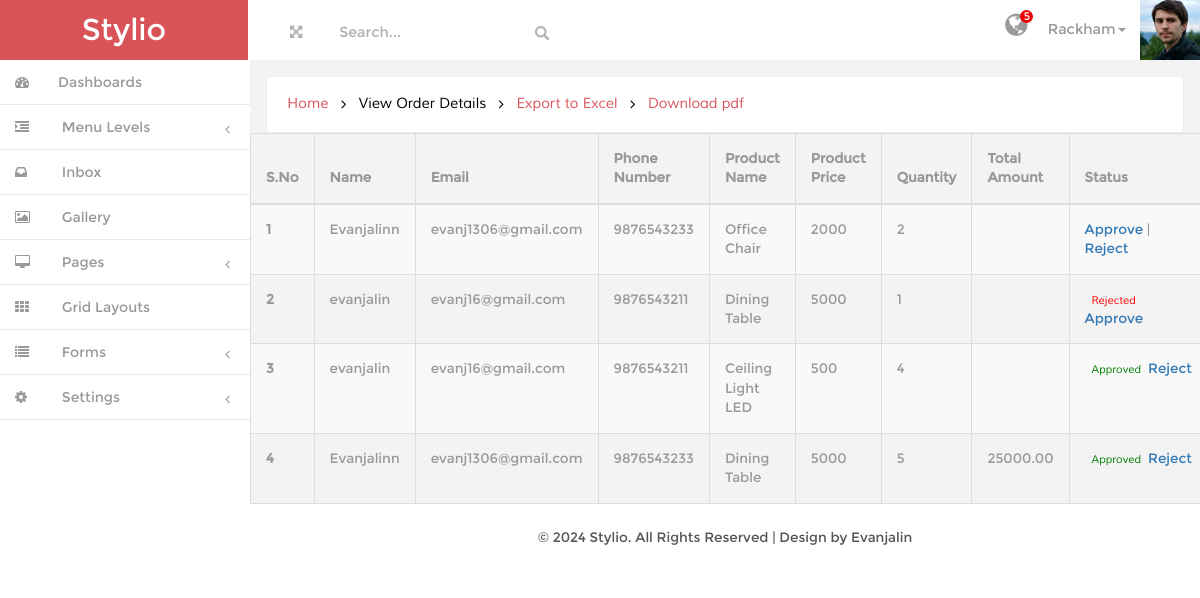
Page /admin/join.php on the committed database.
### tables this page shows
CREATE TABLE `order` (
  `id` int(200) NOT NULL,
  `name` varchar(250) NOT NULL,
  `category` varchar(250) NOT NULL,
  `subcategory` varchar(250) NOT NULL,
  `price` varchar(250) NOT NULL,
  `Quantity` int(100) NOT NULL,
  `Total_amount` varchar(200) NOT NULL,
  `userid` int(200) NOT NULL,
  `user_id` int(11) DEFAULT NULL,
  `status` int(200) NOT NULL
);

CREATE TABLE `register` (
  `id` int(200) NOT NULL,
  `Name` varchar(250) NOT NULL,
  `email` varchar(250) NOT NULL,
  `password` varchar(250) NOT NULL,
  `phone` varchar(250) NOT NULL,
  `address` varchar(250) NOT NULL,
  `state` varchar(250) NOT NULL,
  `country` varchar(250) NOT NULL
);

### admin/join.php (the view, shortened to what this page needs)
<!DOCTYPE HTML>
<html>
<head>
<link href="css/bootstrap.min.css" rel='stylesheet' type='text/css' />
<link href="css/style.css" rel='stylesheet' type='text/css' />
<link href="css/font-awesome.css" rel="stylesheet">
<link href="css/custom.css" rel="stylesheet">
</head>
<body>
<div id="wrapper">
        <nav class="navbar-default navbar-static-top" role="navigation">
             <div class="navbar-header">
               <h1> <a class="navbar-brand" href="index.html">Stylio</a></h1>
			   </div>
			 <div class=" border-bottom">
        	<div class="full-left">
        	  <section class="full-top">
				<button id="toggle"><i class="fa fa-arrows-alt"></i></button>
			</section>
			<form class=" navbar-left-right">
              <input type="text"  value="Search..." onfocus="this.value = '';" onblur="if (this.value == '') {this.value = 'Search...';}">
              <input type="submit" value="" class="fa fa-search">
            </form>
            <div class="clearfix"> </div>
           </div>
		    <div class="drop-men" >
		        <ul class=" nav_1">
		    		<li class="dropdown at-drop">
		              <a href="#" class="dropdown-toggle dropdown-at " data-toggle="dropdown"><i class="fa fa-globe"></i> <span class="number">5</span></a>
		            </li>
					<li class="dropdown">
		              <a href="#" class="dropdown-toggle dropdown-at" data-toggle="dropdown"><span class=" name-caret">Rackham<i class="caret"></i></span><img src="images/wo.jpg"></a>
		            </li>
		        </ul>
		     </div>
			<div class="clearfix">
     </div>
		    <div class="navbar-default sidebar" role="navigation">
                <div class="sidebar-nav navbar-collapse">
                <ul class="nav" id="side-menu">
                    <li>
                        <a href="dashboard.php" class=" hvr-bounce-to-right"><i class="fa fa-dashboard nav_icon "></i><span class="nav-label">Dashboards</span> </a>
                    </li>
                    <li>
                        <a href="#" class=" hvr-bounce-to-right"><i class="fa fa-indent nav_icon"></i> <span class="nav-label">Menu Levels</span><span class="fa arrow"></span></a>
                    </li>
					 <li>
                        <a href="inbox.html" class=" hvr-bounce-to-right"><i class="fa fa-inbox nav_icon"></i> <span class="nav-label">Inbox</span> </a>
                    </li>
                    <li>
                        <a href="gallery.html" class=" hvr-bounce-to-right"><i class="fa fa-picture-o nav_icon"></i> <span class="nav-label">Gallery</span> </a>
                    </li>
                     <li>
                        <a href="#" class=" hvr-bounce-to-right"><i class="fa fa-desktop nav_icon"></i> <span class="nav-label">Pages</span><span class="fa arrow"></span></a>
                    </li>
                     <li>
                        <a href="layout.html" class=" hvr-bounce-to-right"><i class="fa fa-th nav_icon"></i> <span class="nav-label">Grid Layouts</span> </a>
                    </li>
                    <li>
                        <a href="#" class=" hvr-bounce-to-right"><i class="fa fa-list nav_icon"></i> <span class="nav-label">Forms</span><span class="fa arrow"></span></a>
                    </li>
                    <li>
                        <a href="#" class=" hvr-bounce-to-right"><i class="fa fa-cog nav_icon"></i> <span class="nav-label">Settings</span><span class="fa arrow"></span></a>
                    </li>
                </ul>
            </div>
			</div>
        </nav>
        <div id="page-wrapper" class="gray-bg dashbard-1">
       <div class="content-main">
		    <div class="banner">
				<h2>
				<a href="index.html">Home</a>
				<i class="fa fa-angle-right"></i>
				<span>View Order Details</span>
        <i class="fa fa-angle-right"></i>
        <a href="export.php?export=true">Export to Excel</a>
        <i class="fa fa-angle-right"></i>
        <a href="pdf.php?export=true">Download pdf</a>
				</h2>
		    </div>
        <?php
        require("connection.php");
        $res=$con->query("Select * from register join `order` on register.id=order.user_id");
        $count=$res->num_rows;
        ?>
<div class="table-responsive">
  <table class="table table-striped table-bordered">
    <thead class="thead-dark">
      <tr>
        <th scope="col">S.No</th>
        <th scope="col">Name</th>
        <th scope="col">Email</th>
        <th scope="col">Phone Number</th>
        <th scope="col">Product Name</th>
        <th scope="col">Product Price</th>
        <th scope="col">Quantity</th>
        <th scope="col">Total Amount</th>
       <th scope="col" >Status</th>
      </tr>
    </thead>
    <?php if ($count > 0): ?>
      <tbody>
        <?php $s = 1; while ($row = $res->fetch_assoc()): ?>
          <tr>
            <th scope="row"><?php echo $s++; ?></th>
            <td><?php echo htmlspecialchars($row["Name"]); ?></td>
            <td><?php echo htmlspecialchars($row["email"]); ?></td>
           <td><?php echo htmlspecialchars($row["phone"]); ?></td>
           <td><?php echo htmlspecialchars($row["name"]); ?></td>
           <td><?php echo htmlspecialchars($row["price"]); ?></td>
           <td><?php echo htmlspecialchars($row["Quantity"]); ?></td>
           <td><?php echo htmlspecialchars($row["Total_amount"]); ?></td>
<td> <?php
                if ($row["status"] == 1) {
                  echo "<span style='color: green;'>Approved</span>";
                  echo "<a href='reject.php?del=" . htmlspecialchars($row['id']) . "'>Reject</a>";
                } elseif ($row["status"] == 2) {
                  echo "<span style='color: red;'>Rejected</span>";
                   echo "
                    <a href='approve.php?del=" . htmlspecialchars($row['id']) . "'>Approve</a> ";
                } else {
                  echo "
                    <a href='approve.php?del=" . htmlspecialchars($row['id']) . "'>Approve</a> |
                    <a href='reject.php?del=" . htmlspecialchars($row['id']) . "'>Reject</a>
                  ";
                }
              ?></td>
          </tr>
        <?php endwhile; ?>
      </tbody>
    <?php endif; ?>
  </table>
</div>
<div class="copy">
            <p> &copy; 2024 Stylio. All Rights Reserved | Design by Evanjalin </p>
	    </div>
		</div>
       </div>
     </div>
</body>
</html>

### admin/css/style.css (style rules this page uses)
h4, h5, h6, h1, h2, h3 { margin: 0; }
ul, ol { margin: 0;padding: 0; }
p { margin: 0; }
html, body { font-family:'Montserrat-Regular'; font-size: 100%; background:#F3F3F4; overflow-x: hidden; }
body a { transition:0.5s all; -webkit-transition:0.5s all; -moz-transition:0.5s all; -o-transition:0.5s all; -ms-transition:0.5s all; }
div#wrapper { background-color: #fff; }
.navbar-default.sidebar { background-color: #fff; }
h1 a.navbar-brand { color: #fff !important; font-size: 30px; font-weight: 500; padding: 20px 0px; background: #d95459; text-align: center; width:248px; height: 60px; }
i.nav_icon { color: #fff; margin-right:6px; }
.sidebar ul li a { color: #999; font-size:14px; }
.hvr-bounce-to-right { display: inline-block; vertical-align: middle; -webkit-transform: translateZ(0); transform: translateZ(0); box-shadow: 0 0 1px rgba(0, 0, 0, 0); -webkit-backface-visibility: hidden; backface-visibility: hidden; -moz-osx-font-smoothing: grayscale; position: relative; -webkit-transition-property: color; transition-property: color; -webkit-transition-duration: 0.5s; transition-duration: 0.5s; }
.hvr-bounce-to-right:before { content: ""; position: absolute; z-index: -1; top: 0; left: 0; right: 80%; bottom: 0; background:#7f8c8d; -webkit-transform: scaleX(0); transform: scaleX(0); -webkit-transform-origin: 0 50%; transform-origin: 0 50%; -webkit-transition-property: transform; transition-property: transform; -webkit-transition-duration: 0.5s; transition-duration: 0.5s; -webkit-transition-timing-function: ease-out; transition-timing-function: ease-out; }
.nav > li > a { color: #999; font-weight:500; padding: 0px 20px 0px 0px; font-size: 0.85em; border-bottom: 1px solid #E9E9E9; }
.nav > li > a i { margin-right: 14px; }
i.nav_icon { color: #999; padding: 15px; width: 44px; height: 44px; }
span.fa.arrow { margin-top: 17px; }
@media (min-width: 768px) { #page-wrapper { position: inherit; margin: 0 0 0 240px; min-height: 1000px; } }
a.dropdown-toggle.dropdown-at { border-bottom: none; }
.content-main { background-color: #F3F3F4; padding-top: 1em; }
.full-top { float:left; }
.navbar-left-right { float: left; margin-left: 6%; }
.border-bottom { background-color: #fff; }
.full-left { float: left; width: 40%; margin-left: 3%; margin-top: 1.3em; }
.full-left button { background: none; border: none; outline: none; color: #B3AEAE; font-size: 0.9em; }
.navbar-left-right input[type="text"] { background: none; border: none; outline: none; color:#B3AEAE; font-size: 0.9em; }
.navbar-left-right input[type="submit"] { background: url(../images/search.png) 0px 2px no-repeat; width:16px; height:16px; border: none; outline: none; color:#B3AEAE; font-size: 0.9em; }
.drop-men { float: right; }
.dropdown-at { padding: 0 !important; position: relative; color: #999; font-size: 0.9em; text-decoration: none ; }
.dropdown-at img { margin: 0 0em 0 1em; }
i.fa.fa-globe { font-size: 1.8em; color: #999; }
.dropdown, .dropup { display: inline-block; padding:0; }
.at-drop { padding:0 1em ; }
.number { position: absolute; top: -10px; background-color: #EB0000; color: #fff; border-radius: 100px; width: 13px; height: 13px; font-size: 11px; line-height: 1.2em; right: -6px; text-align: center; }
.banner { background: #fff; display: block; margin: 0em 1em ; padding:1em; border: 1px solid #ebeff6; border-color: #ebeff6; border-radius: 4px; -webkit-border-radius: 4px; -o-border-radius: 4px; -moz-border-radius: 4px; -ms-border-radius: 4px; -webkit-box-shadow: 0 1px 1px rgba(0,0,0,.05); box-shadow: 0 1px 1px rgba(0,0,0,.05); }
.banner h2 { font-size:0.9em; }
.banner h2 a { color:#D95459; text-decoration:none; font-family: 'Muli-Regular'; padding:0.3em ; }
.banner h2 span { color:#000; font-family: 'Muli-Regular'; padding:0.3em ; }
.banner h2 i { color:#000; vertical-align:middle; padding:0.3em ; }
.table td, .table>tbody>tr>td, .table>tbody>tr>th, .table>tfoot>tr>td, .table>tfoot>tr>th, .table>thead>tr>td, .table>thead>tr>th { padding: 15px !important; font-size: 0.85em; color: #999; border-top: none !important; }
td span { color:#fff; font-size: 0.8em; padding: 4px 7px; font-family: 'Muli-Regular'; }
.table { margin-bottom: 0; }
.copy { background:#fff; text-align:center; padding:1.5em 0; }
.copy p, .copy-right p { font-size:0.85em; color:#555; }

### admin/join.php (style rules this page uses)
.table-responsive { overflow-x: auto; -webkit-overflow-scrolling: touch; }

### rows in the picture
order: user.Name "Evanjalinn", user.email "evanj1306@gmail.com", user.phone "9876543233", name "Office Chair", price "2000", Quantity "2"
order: user.Name "evanjalin", user.email "evanj16@gmail.com", user.phone "9876543211", name "Dining Table", price "5000", Quantity "1"
order: user.Name "evanjalin", user.email "evanj16@gmail.com", user.phone "9876543211", name "Ceiling Light LED", price "500", Quantity "4"
order: user.Name "Evanjalinn", user.email "evanj1306@gmail.com", user.phone "9876543233", name "Dining Table", price "5000", Quantity "5", Total_amount "25000.00"
